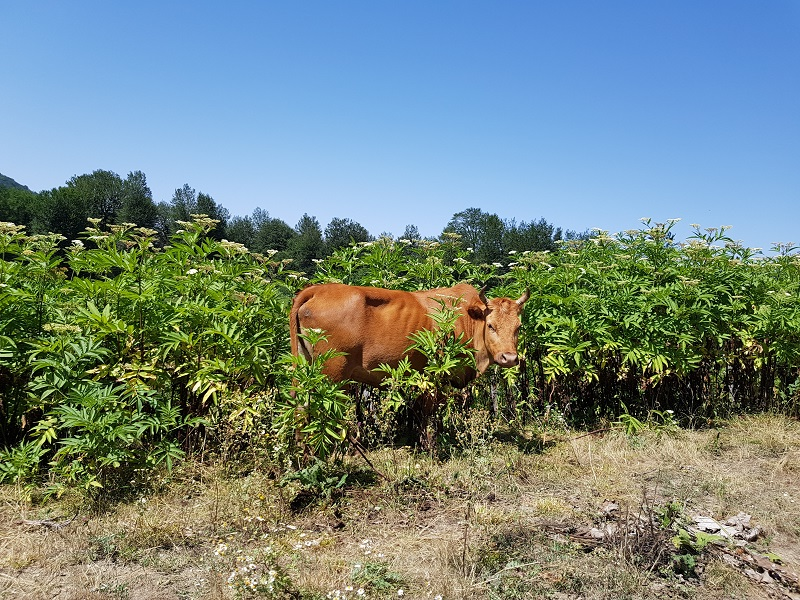
#> input picture images/input.jpg, 800 x 600 px
$ jupyter execute 06-Rotations.ipynb
#> lines starting #> are read from the running program, lines starting #| are printed output that depends on the picture; long printed decimals are rounded
[](https://notebooks.azure.com/import/gh/Alireza-Akhavan/class.vision)

# <div style="direction:rtl;text-align:right;font-family:B Lotus, B Nazanin, Tahoma">چرخاندن (Rotations)</div>
cv2.getRotationMatrix2D(rotation_center_x, rotation_center_y, angle of rotation, scale)

[cell 1]
import cv2
import numpy as np

image = cv2.imread('images/input.jpg')
#> image is the input picture: shape (600, 800, 3); mean B, G, R 128.9, 134.4, 116.5
height, width = image.shape[:2]
#> height = 600; width = 800

# Divide by two to rototate the image around its centre
rotation_matrix = cv2.getRotationMatrix2D((width/2, height/2), 20, .5)
print(rotation_matrix)
#| [[ 4.69846310e-01  1.71010072e-01  1.60758454e+02]
#|  [-1.71010072e-01  4.69846310e-01  2.27450136e+02]]

[cell 2]
rotated_image = cv2.warpAffine(image, rotation_matrix, (width, height))
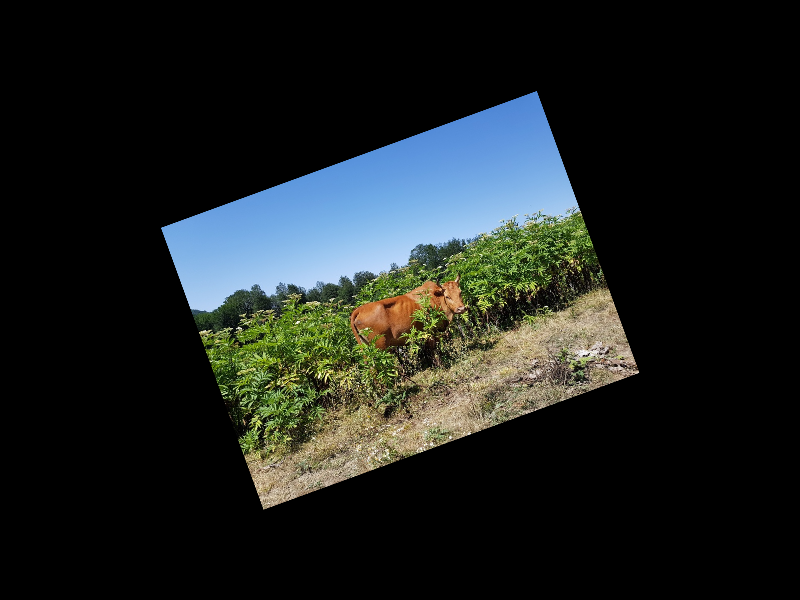
#> rotated_image: shape (600, 800, 3); mean B, G, R 32.2, 33.6, 29.1

cv2.imshow('Rotated Image', rotated_image)
cv2.waitKey()
cv2.destroyAllWindows()

###  <div style="direction:rtl;text-align:right;font-family:B Lotus, B Nazanin, Tahoma">فضای سیاه اطراف تصاویر! :(</div>
<div style="direction:rtl;text-align:right;font-family:Tahoma">
می‌توانیم اندازه جدید تصویر را محاسبه کرده و آن را ببریم تا فضای سیاه اطراف آن را از بین ببریم.
در ادامه بریدن یا crop تصاویر را خواهیم خواند.
<br>
اما در اینجا روشی دیگر برای چرخواندن تصاویر بدون فضای سیاه اطراف خواهیم دید.
</div>

# <div style="direction:rtl;text-align:right;font-family:B Lotus, B Nazanin, Tahoma">ترانهاده ماتریس</div>

[cell 3]
#Other Option to Rotate
img = cv2.imread('images/input.jpg')

rotated_image = cv2.transpose(img)
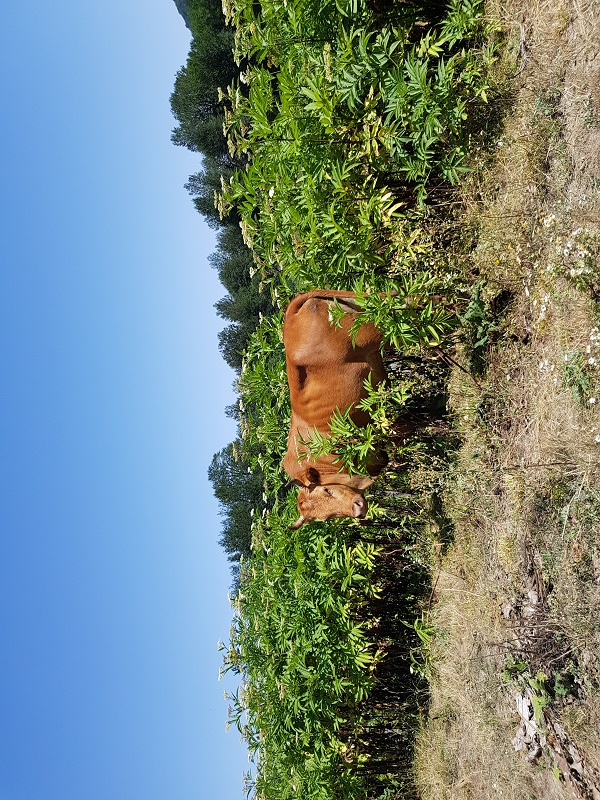
#> rotated_image: shape (800, 600, 3); mean B, G, R 128.9, 134.4, 116.5

cv2.imshow('Rotated Image - Method 2', rotated_image)
cv2.waitKey()
cv2.destroyAllWindows()

# <div style="direction:rtl;text-align:right;font-family:B Lotus, B Nazanin, Tahoma"> flip تصویر</div>

[cell 4]
# Let's now to a horizontal flip.
flipped = cv2.flip(image, 1)
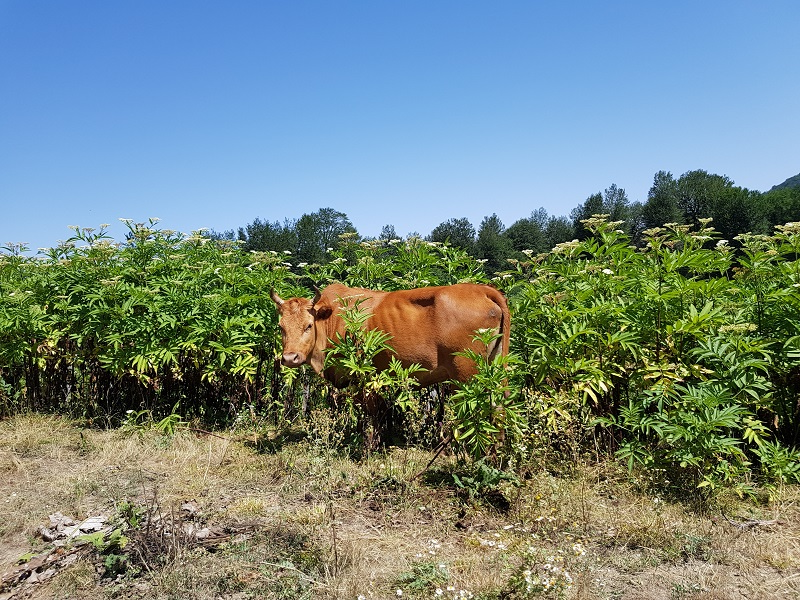
#> flipped: shape (600, 800, 3); mean B, G, R 128.9, 134.4, 116.5
cv2.imshow('original', image)
cv2.imshow('Horizontal Flip', flipped)
cv2.waitKey()
cv2.destroyAllWindows()
